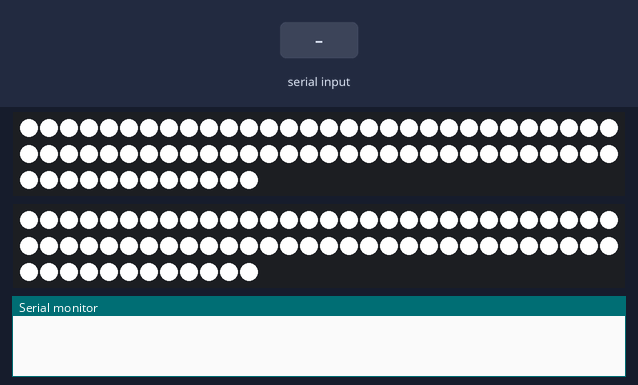
Simulated run of this program. Board: Raspberry Pi Pico. Parts: 2 × 72 RGB LEDs in strip order, left to right, continuing on the next row, the last lines printed to the serial monitor. Inputs (shaded band) come from the test bench. Dim RGB values are drawn brighter than linear.

Above: at 2.1 s.
At 5.0 s:
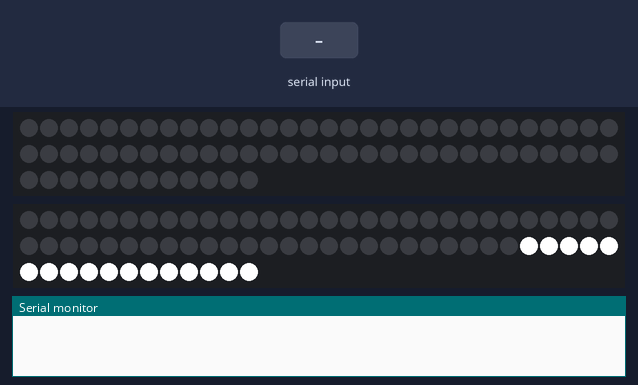
6.4 s: "1" received over Serial
At 8.2 s:
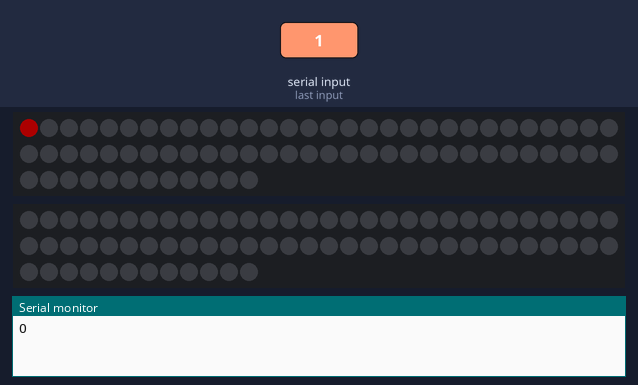
8.9 s: "0" received over Serial
11.4 s: "2" received over Serial
Timing chart, 0 to 14.4 s (numbered marks = the images above; inputs shaded):
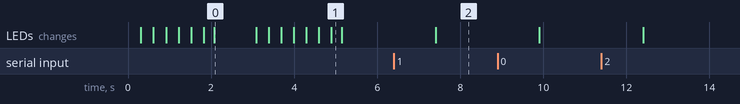

Measured:
- after the input at 6.4 s, the LEDs: change after 1.0 s (image 2)

The program:

main.cpp
```cpp
#include <Arduino.h>
#include <FastLED.h>
// #include <LEDuino.h>

#define NUM_LEDS 144

// For led chips like WS2812, which have a data line, ground, and power, you just
// need to define DATA_PIN.  For led chipsets that are SPI based (four wires - data, clock,
// ground, and power), like the LPD8806 define both DATA_PIN and CLOCK_PIN
// Clock pin only needed for SPI based chipsets when not using hardware SPI
#define DATA_PIN_1 22
#define DATA_PIN_2 21
#define SEGMENT_LEN 9
#define NUM_SEGMENTS 16
#define NUM_PIXELS 40

CRGB leds[NUM_LEDS];

void setup()
{
  FastLED.addLeds<WS2812, DATA_PIN_1, GRB>(leds, NUM_LEDS / 2);               // GRB ordering is assumed
  FastLED.addLeds<WS2812, DATA_PIN_2, GRB>(leds, NUM_LEDS / 2, NUM_LEDS / 2); // GRB ordering is assumed

  for (int i = 0; i < NUM_LEDS; i++)
  {
    leds[i] = CRGB::White;
    FastLED.show();
    delay(10);
  }
  delay(1000);
  for (int i = 0; i < NUM_LEDS; i++)
  {
    leds[i] = CRGB::Black;
    FastLED.show();
    delay(10);
  }
  Serial.setTimeout(1000);
  Serial.begin(576000);
}

byte data[NUM_LEDS * 3];

bool justConnected = false;
float timer = 1;

void loop()
{
  while (!Serial)
  {
    if (!justConnected)
    {
      for (int i = 0; i < NUM_LEDS; i++)
      {
        leds[i] = CRGB::Red;
      }
      FastLED.show();
      delay(250);

      for (int i = 0; i < NUM_LEDS; i++)
      {
        leds[i] = CRGB::Black;
      }
      FastLED.show();
    }
    justConnected = true;
  }

  if (justConnected)
  {
    justConnected = false;
    for (int i = 0; i < NUM_LEDS; i++)
    {
      leds[i] = CRGB::Green;
    }
    FastLED.show();
    delay(250);

    for (int i = 0; i < NUM_LEDS; i++)
    {
      leds[i] = CRGB::Black;
    }
    FastLED.show();
    Serial.println("1093484567786");
  }

  if (Serial.available())
  {
    Serial.readBytes(data, NUM_LEDS * 3);
    for (int i = 0; i < NUM_LEDS; i++)
    {
      leds[i] = CRGB(data[i * 3], data[i * 3 + 1], data[i * 3 + 2]);
    }
    FastLED.show();
    Serial.write('O');
  }
}
```
